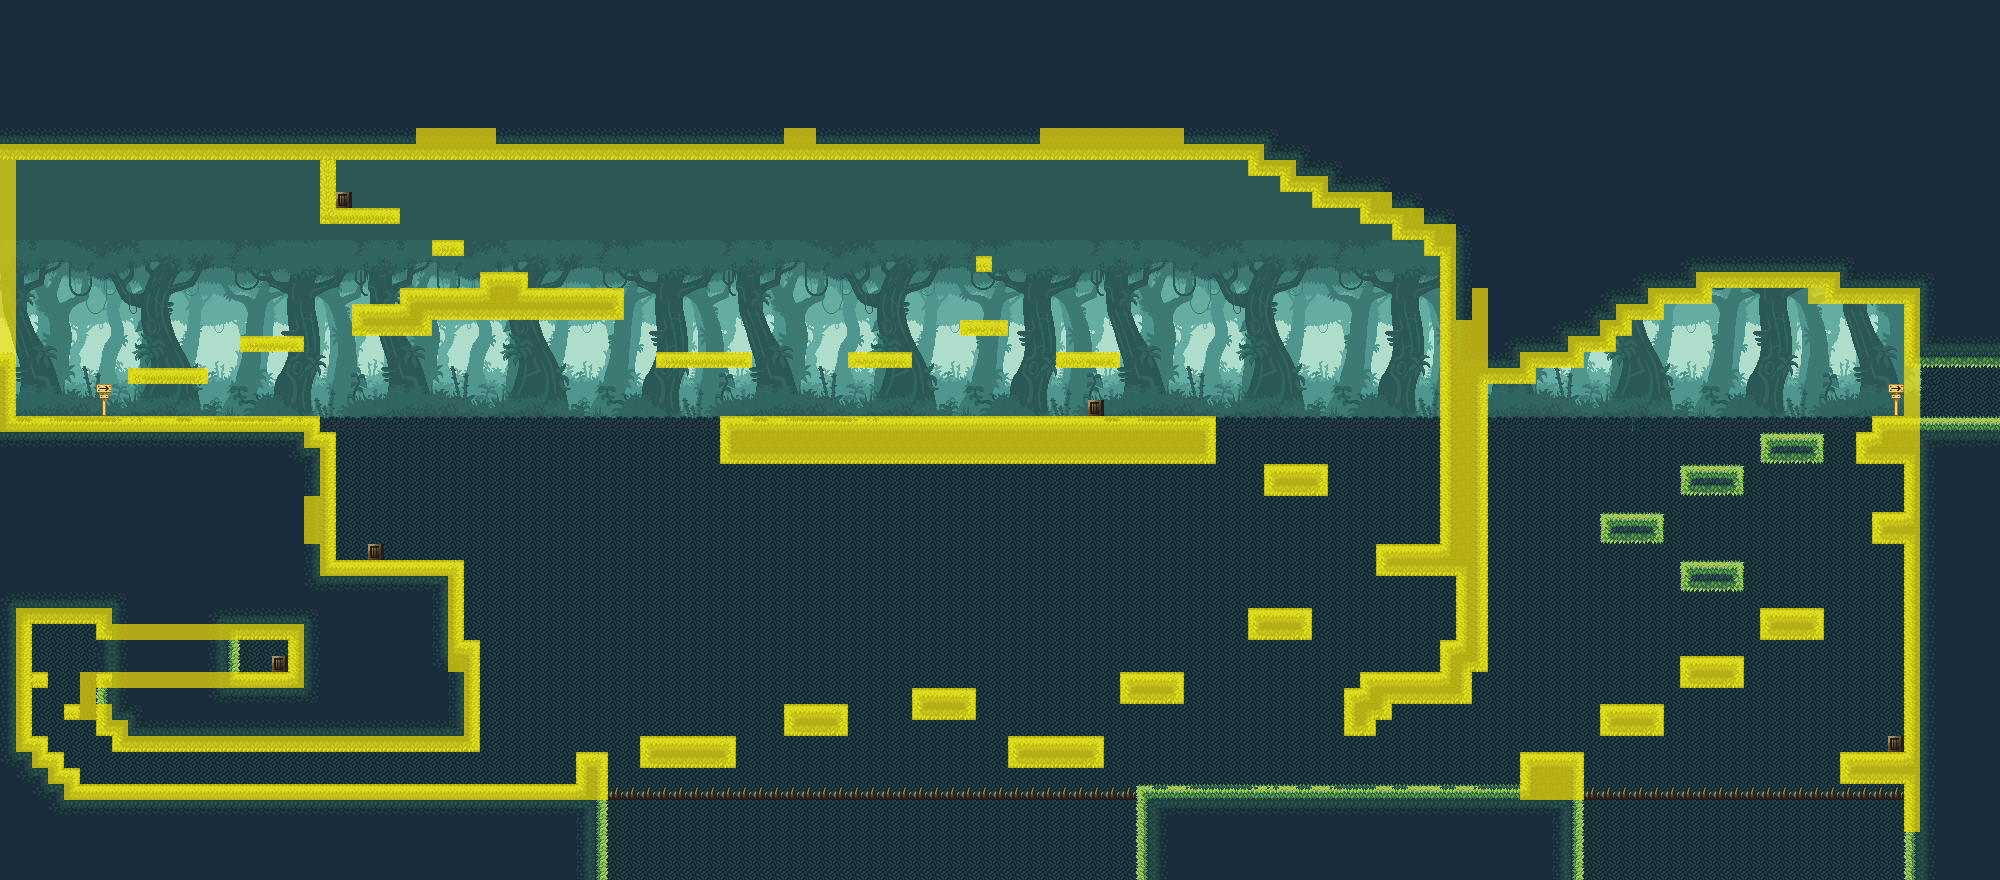

This is a level from a 2D game, rendered from its Tiled map with the project's own tilesets. A one-line summary and the map file follow, with tile-layer data summarised:
An orthogonal 125x55 tile map with 16x16 px tiles, 8 tile layers (Background1, Background2, Background3, Background4, ...), 1 hidden layer not drawn, 3 tilesets and 98 objects.

<map version="1.0" orientation="orthogonal" renderorder="right-down" width="125" height="55" tilewidth="16" tileheight="16" nextobjectid="275">
 <properties>
  <property name="gravity" type="float" value="0.7" />
  <property name="jumpPower" type="float" value="-10" />
  <property name="maxJumpHeight" type="float" value="5" />
 </properties>
 <tileset firstgid="1" name="Jungle" tilewidth="16" tileheight="16" tilecount="741" columns="39">
  <image source="Jungle.png" width="624" height="304" />
 </tileset>
 <tileset firstgid="742" name="Background" tilewidth="16" tileheight="16" tilecount="3432" columns="78">
  <image source="Background.png" width="1258" height="719" />
 </tileset>
 <tileset firstgid="4174" name="Jungle" tilewidth="16" tileheight="16" tilecount="741" columns="39">
  <image source="Jungle.png" width="624" height="304" />
 </tileset>
 <layer name="Background1" width="125" height="55">
  <data>[6875 cells, 5615 non-empty, 233 distinct tile ids]</data>
 </layer>
 <layer name="Background2" width="125" height="55">
  <data>[6875 cells, 1320 non-empty, 253 distinct tile ids]</data>
 </layer>
 <layer name="Background3" width="125" height="55">
  <data>[6875 cells, 1452 non-empty, 281 distinct tile ids]</data>
 </layer>
 <layer name="Background4" width="125" height="55">
  <data>[6875 cells, 6875 non-empty, 284 distinct tile ids]</data>
 </layer>
 <layer name="Background5" width="125" height="55">
  <data>[6875 cells, 3261 non-empty, 285 distinct tile ids]</data>
 </layer>
 <layer name="Background6" width="125" height="55">
  <data>[6875 cells, 3420 non-empty, 10 distinct tile ids]</data>
 </layer>
 <layer name="Movement" width="125" height="55">
  <data>[6875 cells, 3236 non-empty, 141 distinct tile ids]</data>
 </layer>
 <layer name="Collision" width="125" height="55" visible="0" opacity="0.47">
  <data>[6875 cells, 275 non-empty, 5 distinct tile ids]</data>
 </layer>
 <objectgroup color="#0000ff" name="Colliders">
  <properties>
   <property name="Navigation" type="int" value="1" />
  </properties>
  <object id="128" x="-0.666667" y="122.667" width="1267.33" height="31.3333" />
  <object id="129" x="1253" y="139" width="37.9967" height="31.3333" />
  <object id="130" x="1283.67" y="155.667" width="37.9967" height="31.3333" />
  <object id="131" x="1317.67" y="171.333" width="65.33" height="31.3333" />
  <object id="132" x="1364.33" y="185.667" width="37.9967" height="31.3333" />
  <object id="133" x="1398" y="202.667" width="37.9967" height="31.3333" />
  <object id="134" x="1430" y="219.333" width="37.9967" height="31.3333" />
  <object id="135" x="1445.67" y="237.667" width="35.9967" height="330.667" />
  <object id="136" x="1477.67" y="347.333" width="51.9967" height="31.3333" />
  <object id="137" x="1486.67" y="329" width="87.9967" height="31.3333" />
  <object id="138" x="1571.67" y="314.667" width="37.9967" height="31.3333" />
  <object id="139" x="1588" y="298.667" width="37.9967" height="31.3333" />
  <object id="140" x="1619" y="282" width="37.9967" height="31.3333" />
  <object id="141" x="1651.67" y="265.667" width="53.6634" height="31.3333" />
  <object id="142" x="1681.67" y="251" width="169.663" height="31.3333" />
  <object id="143" x="1830" y="265.667" width="92.33" height="31.3333" />
  <object id="144" x="1917.83" y="271.333" width="67.7391" height="563" />
  <object id="145" x="-2.78623" y="148.545" width="12.9967" height="659.545" />
  <object id="146" x="9.33498" y="421.667" width="304.997" height="33" />
  <object id="147" x="102.502" y="437.667" width="226.497" height="197.5" />
  <object id="148" x="117.002" y="677.667" width="357.663" height="69.3333" />
  <object id="149" x="436.608" y="647" width="37.9967" height="31.3333" />
  <object id="150" x="292.502" y="565.583" width="165.997" height="137.583" />
  <object id="151" x="100.002" y="677.606" width="37.9967" height="52.0606" />
  <object id="152" x="-2.7484" y="587.083" width="120.747" height="31.3333" />
  <object id="153" x="4.24407" y="742.545" width="37.9967" height="31.3333" />
  <object id="154" x="-12.0287" y="614.394" width="37.9967" height="137.667" />
  <object id="155" x="404.002" y="294.333" width="213.247" height="18.8333" />
  <object id="156" x="484.752" y="278.833" width="37.9967" height="31.3333" />
  <object id="157" x="356.502" y="310.833" width="69.9967" height="20.3333" />
  <object id="158" x="725.047" y="421.083" width="485.451" height="37.3333" />
  <object id="159" x="1877" y="422.333" width="40.9967" height="35.6666" />
  <object id="160" x="1862" y="437.667" width="36.6634" height="19.6666" />
  <object id="161" x="1877.33" y="518.667" width="38.9967" height="18.6666" />
  <object id="162" x="1368.5" y="678.667" width="98.4967" height="18.6666" />
  <object id="163" x="1460.75" y="542.167" width="21.2467" height="122.917" />
  <object id="164" x="1445" y="645.917" width="21.9967" height="40.1666" />
  <object id="165" x="1365.75" y="678.667" width="20.7467" height="34.4166" />
  <object id="166" x="1349" y="694.417" width="21.9967" height="35.667" />
  <object id="187" x="1381" y="550.102" width="86.3606" height="20.6443" />
  <object id="194" x="324.002" y="142.042" width="7.497" height="73.917" />
  <object id="231" x="19.6683" y="758" width="37.9967" height="31.3333" />
  <object id="232" x="34.335" y="775" width="37.9967" height="31.3333" />
  <object id="235" x="48.5017" y="789.833" width="553.497" height="37.8333" />
  <object id="236" x="580.002" y="757.333" width="24.6634" height="59.3333" />
  <object id="241" x="1525.67" y="758.5" width="51.9967" height="66.3337" />
  <object id="242" x="1145.33" y="790.166" width="409.33" height="23.667" />
  <object id="243" x="599.335" y="798.167" width="564.33" height="23.667" />
  <object id="244" x="1536.34" y="798.167" width="409.33" height="23.667" />
  <object id="250" x="-36" y="866" width="2068" height="24" />
  <object id="251" x="1986" y="-16" width="18" height="912" />
  <object id="253" x="-22.5" y="805.5" width="34" height="67.5" />
  <object id="254" x="-20.0606" y="-6.54545" width="2110.97" height="30.7879" />
  <object id="255" x="-12.8485" y="-8.06061" width="12.8485" height="244.424" />
 </objectgroup>
 <objectgroup color="#00ff00" name="Colliders2">
  <object id="195" x="323.502" y="211.042" width="73.872" height="9.167" />
  <object id="196" x="435.003" y="243.75" width="26.5993" height="9.167" />
  <object id="197" x="241.579" y="340.083" width="61.4175" height="9.167" />
  <object id="198" x="131.655" y="371.78" width="72.5084" height="9.167" />
  <object id="199" x="1268.83" y="471.042" width="53.4743" height="13.292" />
  <object id="202" x="1254.26" y="615.854" width="53.4743" height="13.292" />
  <object id="203" x="1125.76" y="677.354" width="53.4743" height="13.292" />
  <object id="204" x="917.263" y="693.854" width="53.4743" height="13.292" />
  <object id="205" x="1012.93" y="742.521" width="84.4743" height="13.292" />
  <object id="220" x="1685.6" y="663.354" width="53.4743" height="13.292" />
  <object id="221" x="1845.26" y="758.687" width="68.8076" height="18.6253" />
  <object id="226" x="849" y="356" width="63" height="8" />
  <object id="227" x="962" y="324" width="44" height="7" />
  <object id="228" x="978" y="260" width="13" height="8" />
  </objectgroup>
 <objectgroup color="#ffaa00" name="WinCon">
  <!-- 1 objects omitted --></objectgroup>
 <objectgroup color="#ff0000" name="DeathCon">
  <!-- 2 objects omitted --></objectgroup>
 <layer name="Pathfinding" width="125" height="55">
  <properties>
   <property name="Navigation" type="int" value="1" />
  </properties>
  <data>[6875 cells, 754 non-empty, 1 distinct tile ids]</data>
 </layer>
 <objectgroup name="Capa de Objetos 5">
  <!-- 15 objects omitted --></objectgroup>
</map>
<!-- 30 of 98 objects omitted -->
